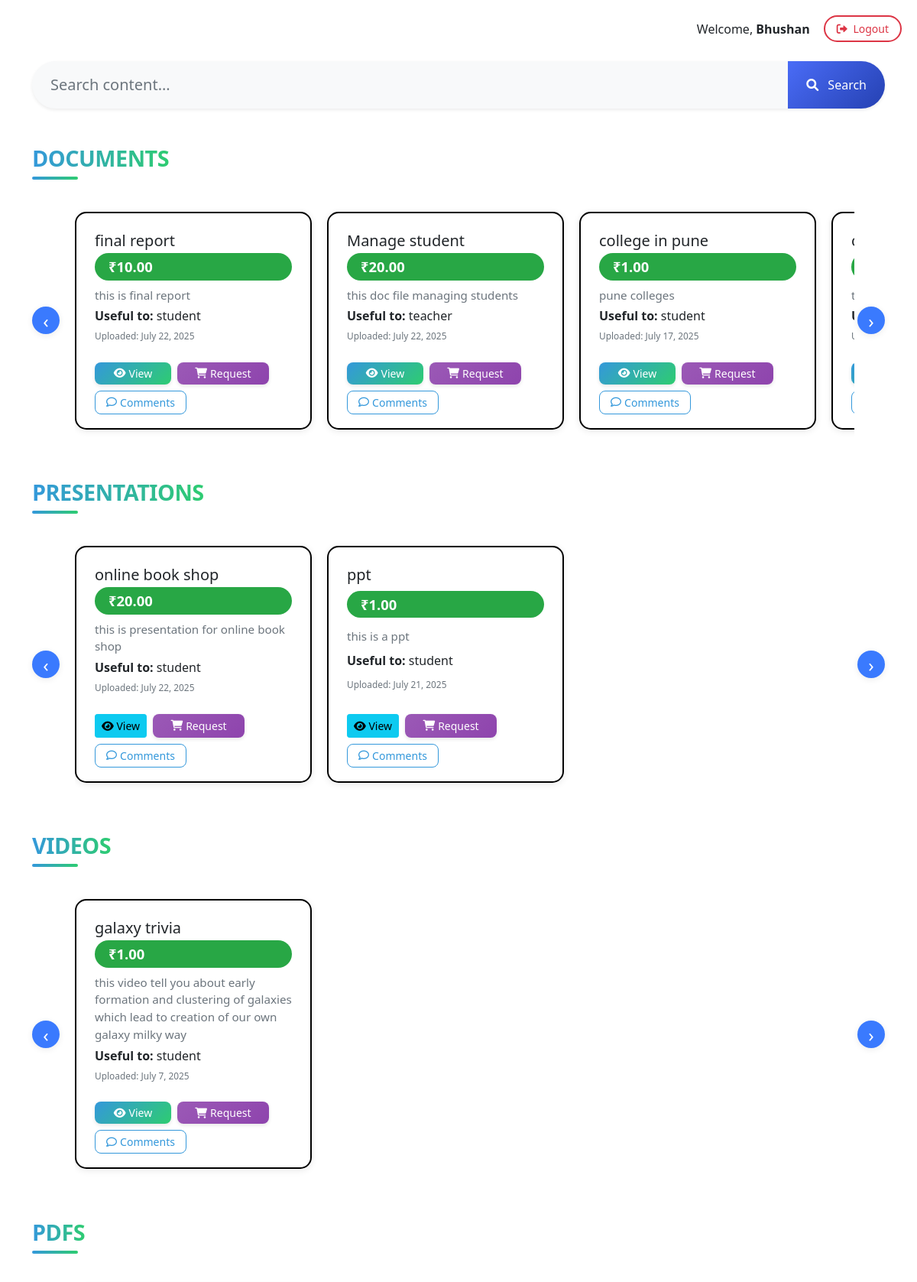
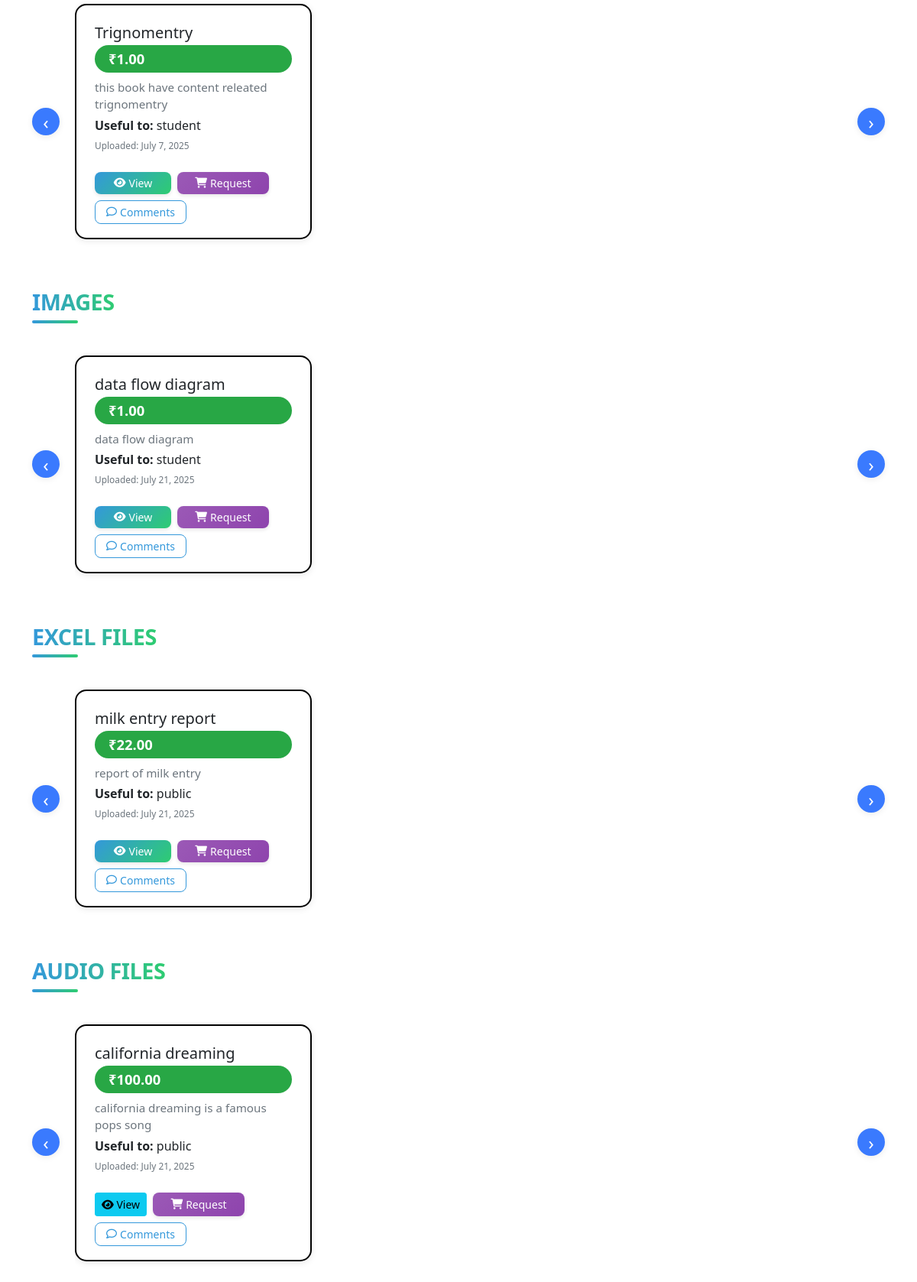
The page / (signed in) on the database its author committed (2 pictures, top to bottom).
### tables this page shows
CREATE TABLE `content` (
  `id` int(11) NOT NULL,
  `title` varchar(255) NOT NULL,
  `description` text NOT NULL,
  `file_type` enum('pdf','video','audio','ppt','doc','excel','image') NOT NULL,
  `video_type` enum('file','youtube') DEFAULT 'file',
  `file_path` varchar(512) NOT NULL,
  `useful_to` set('student','teacher','public','others') NOT NULL,
  `tags` varchar(255) DEFAULT NULL,
  `upload_date` timestamp NOT NULL DEFAULT current_timestamp(),
  `admin_id` int(11) NOT NULL,
  `price` decimal(10,2) NOT NULL DEFAULT 1.00,
  `is_restricted` tinyint(1) NOT NULL DEFAULT 0,
  `view_restricted` tinyint(1) NOT NULL DEFAULT 0,
  `converted_file_path` varchar(255) DEFAULT NULL
);

### index.php (the view, shortened to what this page needs)
<?php
require_once 'config.php';
function checkFileAccess($contentId, $userId)
{
    global $conn;
    $sql = "SELECT status FROM file_requests WHERE content_id = ? AND user_id = ? AND status = 'approved'";
    $stmt = mysqli_prepare($conn, $sql);
    mysqli_stmt_bind_param($stmt, "ii", $contentId, $userId);
    mysqli_stmt_execute($stmt);
    $result = mysqli_stmt_get_result($stmt);
    if ($row = mysqli_fetch_assoc($result)) {
        return $row['status'];
    }
    return null;
}
function checkPendingRequest($contentId, $userId)
{
    global $conn;
    $sql = "SELECT status FROM file_requests WHERE content_id = ? AND user_id = ? AND status = 'pending'";
    $stmt = mysqli_prepare($conn, $sql);
    mysqli_stmt_bind_param($stmt, "ii", $contentId, $userId);
    mysqli_stmt_execute($stmt);
    $result = mysqli_stmt_get_result($stmt);
    return mysqli_fetch_assoc($result) ? true : false;
}
function getFileType($filePath)
{
    $extension = pathinfo($filePath, PATHINFO_EXTENSION);
    switch (strtolower($extension)) {
        case 'pdf':
            return 'pdf';
        case 'mp4':
        case 'webm':
        case 'ogg':
            return 'video';
        case 'mp3':
        case 'wav':
            return 'audio';
        case 'jpg':
        case 'jpeg':
        case 'png':
        case 'gif':
            return 'image';
        case 'doc':
        case 'docx':
            return 'doc';
        case 'xls':
        case 'xlsx':
            return 'excel';
        case 'ppt':
        case 'pptx':
            return 'ppt';
        default:
            return 'unknown';
    }
}
$query = "SELECT * FROM content ORDER BY upload_date DESC";
$result = mysqli_query($conn, $query);
?>
<!DOCTYPE html>
<html lang="en">
<head>
    <link href="https://cdn.jsdelivr.net/npm/bootstrap@5.1.3/dist/css/bootstrap.min.css" rel="stylesheet">
    <link rel="stylesheet" href="https://cdnjs.cloudflare.com/ajax/libs/font-awesome/6.0.0/css/all.min.css">
    <link href="https://cdn.jsdelivr.net/npm/bootstrap@5.1.3/dist/css/bootstrap.min.css" rel="stylesheet">
    <link rel="stylesheet" href="https://cdnjs.cloudflare.com/ajax/libs/font-awesome/6.0.0/css/all.min.css">
</head>
<body>
    <div class="container">
        <div class="auth-buttons d-flex align-items-center">
            <?php if (isset($_SESSION['user_id'])): ?>
                <div class="user-info d-flex align-items-center">
                    <span class="me-2">Welcome, <strong><?php echo htmlspecialchars($_SESSION['username']); ?></strong></span>
                    <a href="logout.php" class="btn btn-outline-danger btn-sm"
                       style="border-radius: 20px; padding: 5px 15px; font-weight: 500; border-width: 2px;">
                        <i class="fas fa-sign-out-alt me-1"></i> Logout
                    </a>
                </div>
            <?php endif; ?>
        </div>
        <div class="search-container mb-5">
            <div class="position-relative">
                <input type="text"
                       class="form-control form-control-lg shadow-sm border-0 rounded-pill ps-4 py-3"
                       id="searchInput"
                       placeholder="Search content..."
                       style="background: #f8f9fa; color: #333; border: 2px solid #e0e0e0; transition: all 0.3s ease;">
                <button class="btn btn-primary position-absolute end-0 top-0 h-100 rounded-pill px-4"
                        type="button"
                        id="searchButton"
                        style="border-top-left-radius: 0 !important; border-bottom-left-radius: 0 !important; background: linear-gradient(135deg, #4a6cf7, #2541b2); border: none; font-weight: 500;">
                    <i class="fas fa-search me-2"></i> Search
                </button>
            </div>
        </div>
        <?php
        mysqli_data_seek($result, 0);
        $content_by_type = [
            'video' => [],
            'pdf' => [],
            'image' => [],
            'doc' => [],
            'excel' => [],
            'audio' => [],
            'ppt' => []
        ];
        while ($row = mysqli_fetch_assoc($result)) {
            $type = getFileType($row['file_path']);
            if (isset($content_by_type[$type])) {
                $content_by_type[$type][] = $row;
            }
        }
        uasort($content_by_type, function ($a, $b) {
            return count($b) - count($a);
        });
        $section_titles = [
            'video' => 'Videos',
            'pdf' => 'PDFs',
            'image' => 'Images',
            'doc' => 'Documents',
            'excel' => 'Excel Files',
            'audio' => 'Audio Files',
            'ppt' => 'Presentations'
        ];
        ?>
        <div id="contentSections" class="mt-4">
            <?php foreach ($content_by_type as $type => $items): ?>
                <section class="mb-5">
                    <div class="d-flex align-items-center mb-4">
                        <h3 class="section-title mb-0"
                            style="font-size:1.8rem;font-weight:700;letter-spacing:-0.5px;line-height:1.2;color:#2c3e50;text-transform:uppercase;position:relative;display:inline-block;padding-bottom:10px;">
                            <span style="position:relative;z-index:1;background:linear-gradient(90deg, #3498db, #2ecc71);-webkit-background-clip:text;-webkit-text-fill-color:transparent;">
                                <?php echo $section_titles[$type]; ?>
                            </span>
                            <span style="position:absolute;bottom:0;left:0;width:60px;height:4px;background:linear-gradient(90deg, #3498db, #2ecc71);border-radius:2px;"></span>
                        </h3>
                    </div>
                    <div class="slider-container">
                        <button class="slider-btn slider-btn-left"
                            onclick="slideLeft('<?php echo $type; ?>')">&#8249;</button>
                        <div class="slider-track" id="slider-track-<?php echo $type; ?>">
                            <?php foreach ($items as $row): ?>
                                <div class="slider-card">
                                    <h5 class="mb-1"><?php echo htmlspecialchars($row['title']); ?></h5>
                                    <div class="price-tag"
                                        style="display:inline-block;padding:4px 18px;border-radius:18px;background:#28a745;color:#fff;font-weight:600;font-size:1.15em;margin-bottom:8px;min-width:0;max-width:100%;">
                                        ₹<?php echo number_format($row['price'], 2); ?></div>
                                    <p class="text-muted mb-1" style="font-size:0.95em;">
                                        <?php echo htmlspecialchars($row['description']); ?>
                                    </p>
                                    <?php if (!empty($row['useful_to'])): ?>
                                        <p class="mb-1"><strong>Useful to:</strong>
                                            <?php echo htmlspecialchars($row['useful_to']); ?></p>
                                    <?php endif; ?>
                                    <p class="text-muted mb-2" style="font-size:0.85em;">
                                        <small>Uploaded: <?php echo date('F j, Y', strtotime($row['upload_date'])); ?></small>
                                    </p>
                                    <div class="action-buttons d-flex flex-wrap gap-2 mt-3">
                                        <?php if (!$row['view_restricted']): ?>
                                            <?php if ($type === 'audio'): ?>
                                                <a href="audio_viewer.php?file=<?php echo urlencode($row['file_path']); ?>"
                                                    class="btn btn-info btn-sm" target="_blank">
                                                    <i class="fas fa-eye"></i> View
                                                </a>
                                            <?php elseif ($type === 'ppt' && strtolower(pathinfo($row['file_path'], PATHINFO_EXTENSION)) === 'pptx'): ?>
                                                <a href="pptx_preview_enhanced.php?file=<?php echo urlencode($row['file_path']); ?>"
                                                    class="btn btn-info btn-sm" target="_blank">
                                                    <i class="fas fa-eye"></i> View
                                                </a>
                                            <?php else: ?>
                                                <a href="viewer.php?id=<?php echo $row['id']; ?>"
                                                   class="btn btn-primary btn-sm d-flex align-items-center justify-content-center"
                                                   target="_blank"
                                                   style="min-width: 100px; border-radius: 8px; background: linear-gradient(135deg, #3498db, #2ecc71); border: none; box-shadow: 0 2px 5px rgba(0,0,0,0.1);">
                                                    <i class="fas fa-eye me-1"></i> View
                                                </a>
                                            <?php endif; ?>
                                        <?php endif; ?>
                                        <?php if (isset($_SESSION['user_id'])): ?>
                                            <?php
                                            $accessStatus = checkFileAccess($row['id'], $_SESSION['user_id']);
                                            $pendingStatus = checkPendingRequest($row['id'], $_SESSION['user_id']);
                                            if ($accessStatus === 'approved'):
                                                ?>
                                                <a href="<?php echo htmlspecialchars($row['file_path']); ?>"
                                                    class="btn btn-success btn-sm d-flex align-items-center justify-content-center"
                                                    download
                                                    style="min-width: 120px; border-radius: 8px; background: linear-gradient(135deg, #2ecc71, #27ae60); border: none; box-shadow: 0 2px 5px rgba(0,0,0,0.1);">
                                                    <i class="fas fa-download me-1"></i> Download
                                                </a>
                                            <?php else: ?>
                                                <button class="btn btn-primary btn-sm d-flex align-items-center justify-content-center"
                                                        onclick="showPaymentModal(<?php echo $row['id']; ?>, <?php echo $row['price']; ?>)"
                                                        style="min-width: 120px; border-radius: 8px; background: linear-gradient(135deg, #9b59b6, #8e44ad); border: none; box-shadow: 0 2px 5px rgba(0,0,0,0.1);">
                                                    <i class="fas fa-shopping-cart me-1"></i> Request
                                                </button>
                                            <?php endif; ?>
                                        <?php endif; ?>
                                        <button class="btn btn-outline-primary btn-sm comment-btn d-flex align-items-center justify-content-center"
                                                data-content-id="<?php echo $row['id']; ?>"
                                                style="min-width: 120px; border-radius: 8px; border: 1px solid #3498db; color: #3498db;">
                                            <i class="far fa-comment me-1"></i> Comments
                                        </button>
                                    </div>
                                </div>
                            <?php endforeach; ?>
                        </div>
                        <button class="slider-btn slider-btn-right"
                            onclick="slideRight('<?php echo $type; ?>')">&#8250;</button>
                    </div>
                </section>
            <?php endforeach; ?>
        </div>
    </div>
    <link rel="stylesheet" href="https://cdnjs.cloudflare.com/ajax/libs/pdf.js/3.11.174/pdf_viewer.min.css" />
</body>
</html>

### index.php (style rules this page uses)
.auth-buttons { position: fixed; right: 20px; top: 20px; display: flex; gap: 10px; z-index: 1000; }
.search-container { margin: 80px 0 20px 0; }
.action-buttons { display: flex; gap: 10px; }
.user-info { display: flex; align-items: center; gap: 10px; }
.slider-container { position: relative; width: 100%; overflow: visible; margin-bottom: 10px; padding: 0 40px; }
.slider-track { display: flex; gap: 20px; transition: transform 0.4s cubic-bezier(.4, 2.2, .6, 1); will-change: transform; margin-left: 16px; }
.slider-card { background: #fff; border-radius: 15px; box-shadow: 0 2px 10px rgba(0, 0, 0, 0.09); min-width: 310px; max-width: 310px; padding: 24px 24px 18px 24px; margin: 18px 0; display: flex; flex-direction: column; justify-content: space-between; border: 2px solid #000; }
.slider-btn { position: absolute; top: 50%; transform: translateY(-50%); background: #3a7afe; color: #fff; border: none; border-radius: 50%; width: 36px; height: 36px; font-size: 1.5em; cursor: pointer; z-index: 2; transition: background 0.2s; box-shadow: 0 2px 8px rgba(0, 0, 0, 0.08); }
.slider-btn-left { left: -18px; }
.slider-btn-right { right: -18px; }
.slider-btn-left { left: 0; }
.slider-btn-right { right: 0; }

### rows shown on the page
content: title "final report", price "10.00", description "this is final report", useful_to "student", upload_date "July 22, 2025"
content: title "Manage student", price "20.00", description "this doc file managing students", useful_to "teacher", upload_date "July 22, 2025"
content: title "college in pune", price "1.00", description "pune colleges", useful_to "student", upload_date "July 17, 2025"
content: title "online book shop", price "20.00", description "this is presentation for online book shop", useful_to "student", upload_date "July 22, 2025"
content: title "ppt", price "1.00", description "this is a ppt", useful_to "student", upload_date "July 21, 2025"
content: title "galaxy trivia", price "1.00", description "this video tell you about early formation and clustering of galaxies which lead to creation of our own galaxy milky way", useful_to "student", upload_date "July 7, 2025"
content: file_path "PDFS", title "Trignomentry", price "1.00", description "this book have content releated trignomentry", useful_to "student", upload_date "July 7, 2025", $row['id'] 1 (drawn)
content: title "data flow diagram", price "1.00", description "data flow diagram", useful_to "student", upload_date "July 21, 2025"
content: title "milk entry report", price "22.00", description "report of milk entry", useful_to "public", upload_date "July 21, 2025", $row['id'] 12 (drawn)
content: title "california dreaming", price "100.00", description "california dreaming is a famous pops song", useful_to "public", upload_date "July 21, 2025"

### other values the page prints
$_SESSION['username'] "Bhushan"
$section_titles[$type] "DOCUMENTS"
$section_titles[$type] "PRESENTATIONS"
$section_titles[$type] "VIDEOS"
$section_titles[$type] "IMAGES"
$section_titles[$type] "EXCEL FILES"
$section_titles[$type] "AUDIO FILES"
